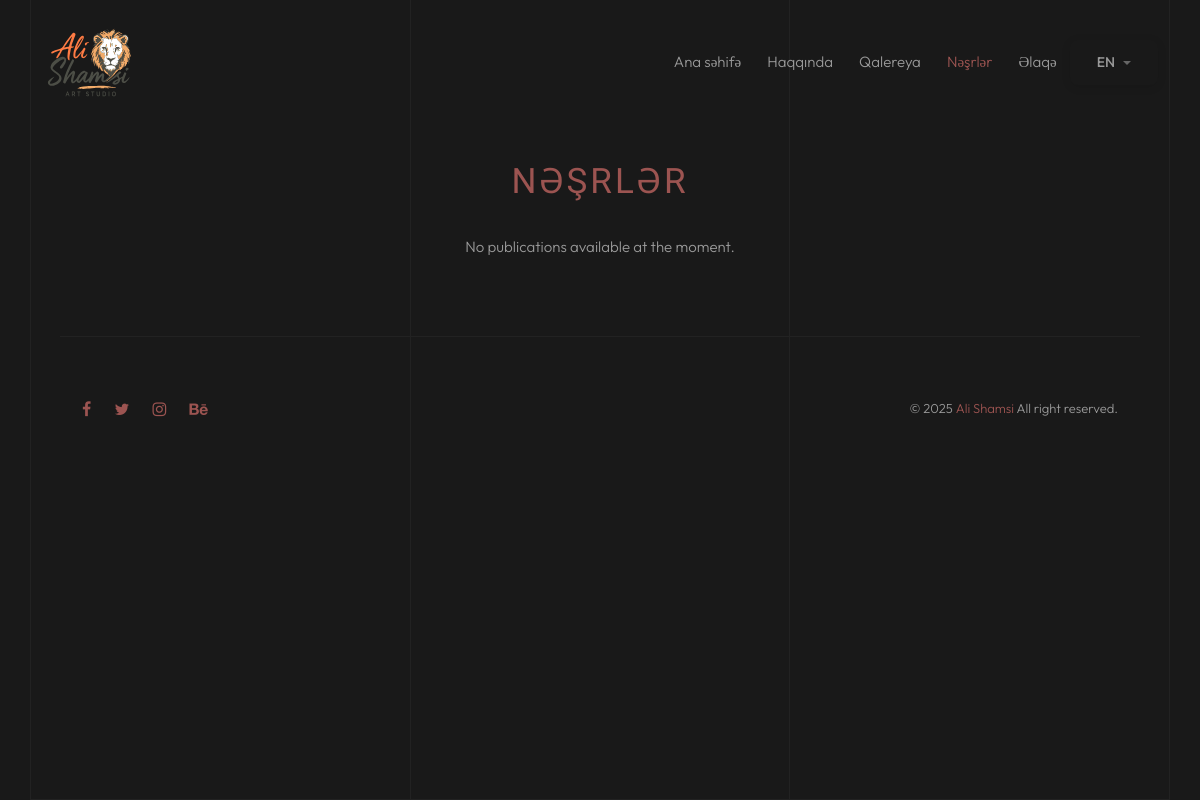
Before: /publications/ with the older database file.
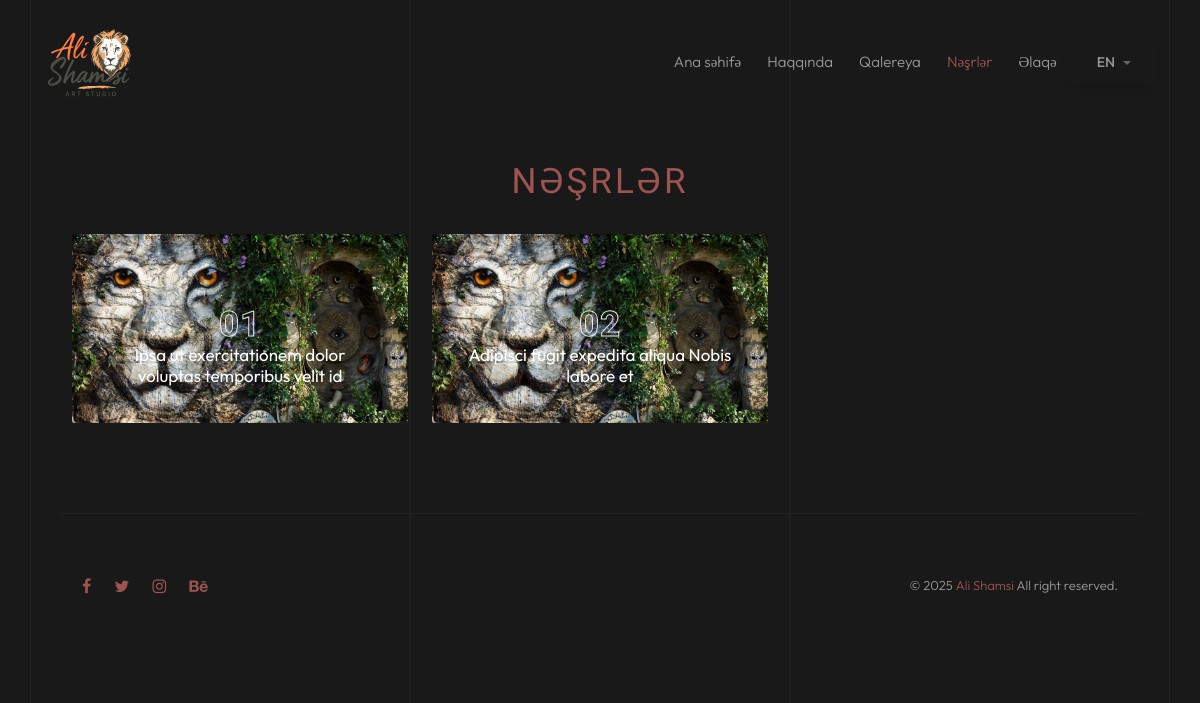
After: the same page with the newer database file.
### publications/models.py (models this page shows, shortened)
class Publication(models.Model):
    title = models.CharField(max_length=200)
    description = models.TextField()
    image = models.ImageField(upload_to='publication/')

### publications/views.py (the view)
# urls.py: path('', views.publication_list, name='publication_list'),
def publication_list(request):
    publications = Publication.objects.all()
    items_per_page = 6
    paginator = Paginator(publications, items_per_page)
    page_number = request.GET.get('page', 1)
    page_obj = paginator.get_page(page_number)
    has_more = page_obj.has_next()
    context = {
        'publications': page_obj,
        'has_more': has_more,
        'total_count': paginator.count,
        'active_category': request.GET.get('category', ''),
    }
    return render(request, 'publication.html', context)

### templates/publication.html (shortened to what this page needs)
{% load static %} {% load i18n %}
<!DOCTYPE html>
<html lang="{{ LANGUAGE_CODE }}">
  <head>
    <link
      href="{% static 'assets/css/animate.css' %}"
      rel="stylesheet"
      type="text/css"
    />
    <link
      href="{% static 'assets/css/bootstrap.min.css' %}"
      rel="stylesheet"
      type="text/css"
    />
    <link
      href="{% static 'assets/css/font-awesome.css' %}"
      rel="stylesheet"
      type="text/css"
    />
    <link
      href="{% static 'assets/css/swiper.css' %}"
      rel="stylesheet"
      type="text/css"
    />
    <link
      href="{% static 'assets/css/jquery.fancybox.min.css' %}"
      rel="stylesheet"
      type="text/css"
    />
    <link
      href="{% static 'assets/css/style.css' %}"
      rel="stylesheet"
      type="text/css"
    />
  </head>
  <body>
    <div id="pozo-page-wrapper">
      <div class="content-lines-wrapper">
        <div class="content-lines-inner">
          <div class="content-lines"></div>
        </div>
      </div>
      {% include 'components/navbar.html' %}
      <section class="projects pt-130 mb-60">
        <div class="container">
          <div class="row">
            <div
              class="section-head col-md-12 text-center animate-box"
              data-animate-effect="fadeInUp"
            >
              <h4>{% trans 'Nəşrlər' %}</h4>
            </div>
            {% for publication in publications %}
            <div class="col-md-4 animate-box" data-animate-effect="fadeInUp">
              <div class="item">
                <div class="position-re o-hidden">
                  <img
                    src="{{ publication.image.url }}"
                    alt="{{ publication.title }}"
                  />
                </div>
                <div class="con">
                  <span class="category">
                    <a
                      href="{% url 'publications:publication_detail' publication.pk %}"
                      >{{ forloop.counter|stringformat:"02d" }}</a
                    >
                  </span>
                  <h5>
                    <a
                      href="{% url 'publications:publication_detail' publication.pk %}"
                      >{{ publication.title }}</a
                    >
                  </h5>
                  <a
                    href="{% url 'publications:publication_detail' publication.pk %}"
                    ><i class="fa fa-long-arrow-right"></i
                  ></a>
                </div>
              </div>
            </div>
            {% empty %}
            <div class="col-md-12 text-center">
              <p>{% trans "No publications available at the moment." %}</p>
            </div>
            {% endfor %}
          </div>
        </div>
      </section>
     {% include 'components/footer.html' %}
    </div>
  </body>
</html>

Changed rows visible on the page:
added Publication: image (picture), title "Ipsa ut exercitationem dolor voluptas temporibus velit id"
added Publication: image (picture), title "Adipisci fugit expedita aliqua Nobis labore et"
Other visible differences:
text no longer shown: "No publications available at the moment."
